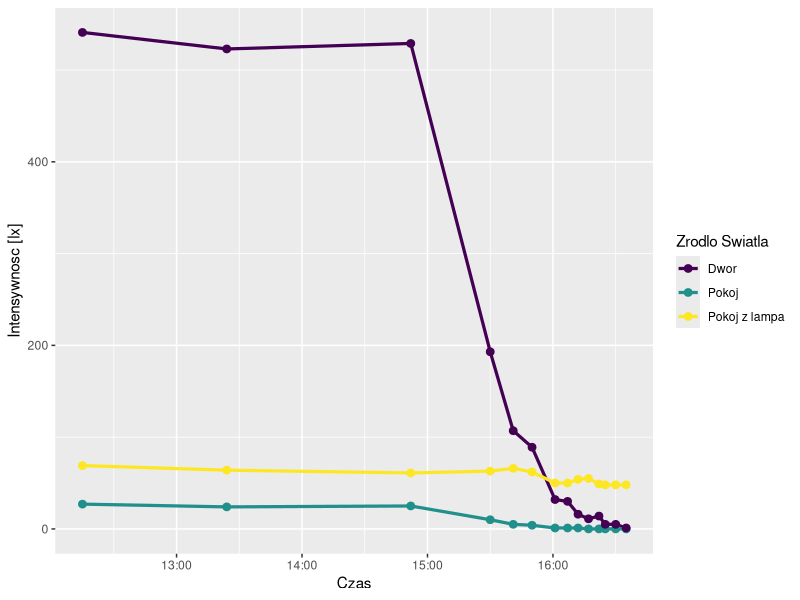
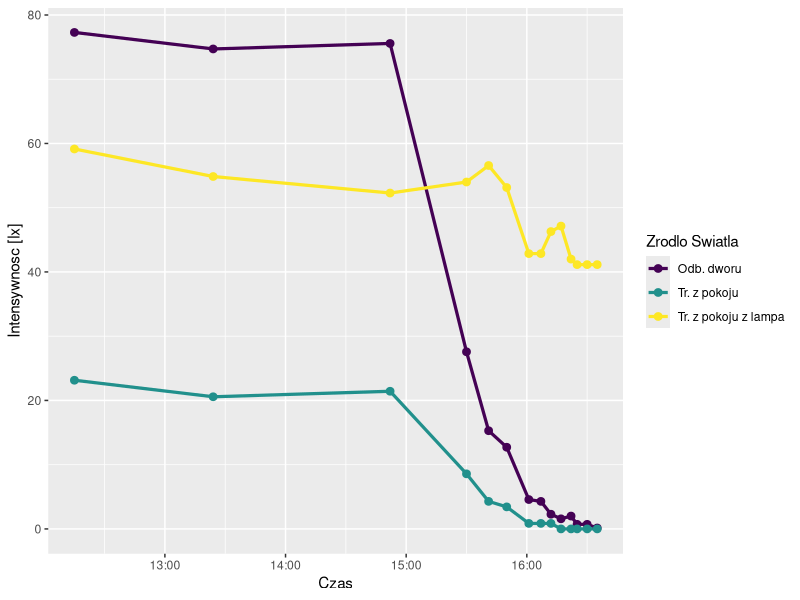

These charts were generated, in order, by the following R code:
intensity <- read.csv("data/light_intensity.csv", stringsAsFactors = FALSE)
intensity$time <- as.POSIXct(intensity$time)
sunset <- intensity$time[intensity$comment != ""]
intensity$comment <- NULL
r <- 1/7
intensity$ref_outside <- r * intensity$outside
intensity$trn_room <- (1-r) * intensity$room
intensity$trn_room_lamp <- (1-r) * intensity$room_lamp
colnames(intensity) <- c("Czas", "Pokoj z lampa", "Pokoj", "Dwor", "Odb. dworu", "Tr. z pokoju", "Tr. z pokoju z lampa")
df_plot <- tidyr::gather(intensity,
                         key = "Zrodlo Swiatla",
                         value = "Intensywnosc [lx]",
                         -Czas)

library(ggplot2)
library(viridis)
library(dplyr)
g <- ggplot(data = filter(df_plot, `Zrodlo Swiatla` %in% c('Dwor', 'Pokoj', 'Pokoj z lampa')),
            aes(x = Czas, y = `Intensywnosc [lx]`, color = `Zrodlo Swiatla`)) + 
  # geom_smooth(size = 1.1, se = FALSE) + 
  geom_line(size = 1.1) +
  geom_point(size = 2.3) + 
  scale_color_viridis(discrete = TRUE)
print(g)

g2 <- ggplot(data = filter(df_plot, `Zrodlo Swiatla` %in% c('Odb. dworu', "Tr. z pokoju", "Tr. z pokoju z lampa")),
            aes(x = Czas, y = `Intensywnosc [lx]`, color = `Zrodlo Swiatla`)) + 
  # geom_smooth(size = 1.1, se = FALSE) + 
  geom_line(size = 1.1) +
  geom_point(size = 2.3) + 
  scale_color_viridis(discrete = TRUE)
print(g2)